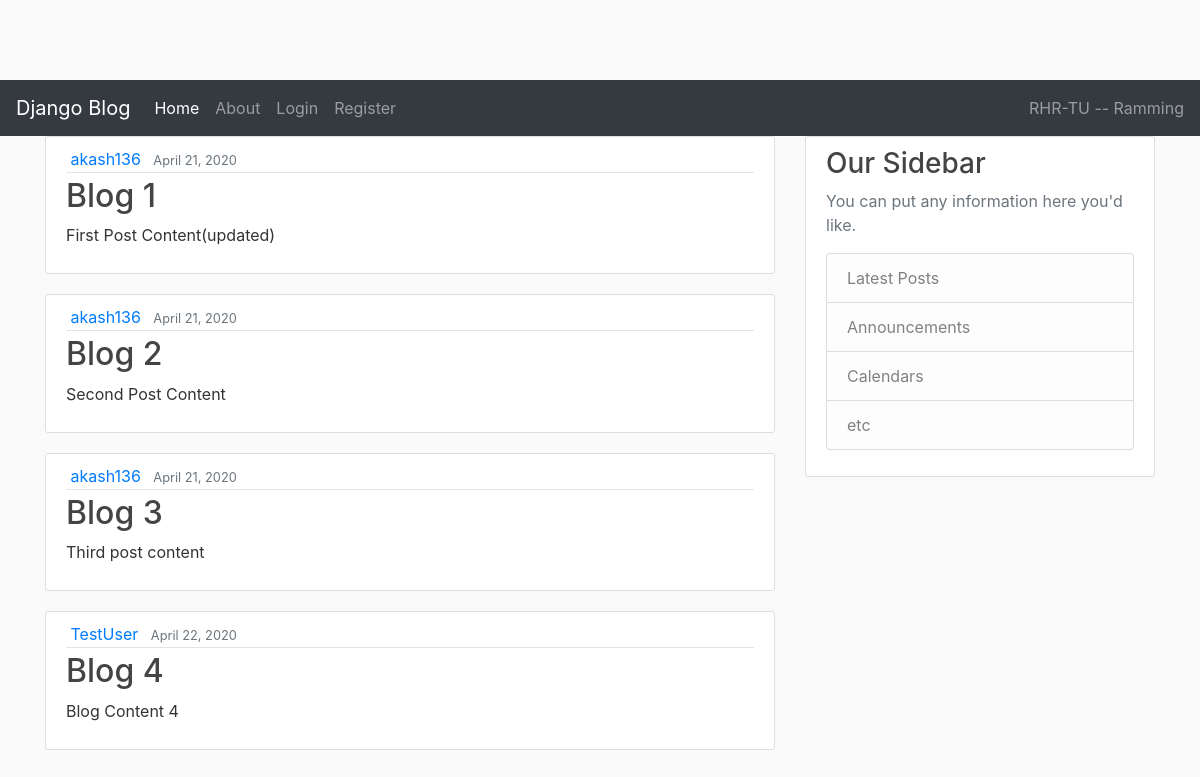
The page / on the database its author committed.
### blog/models.py (models this page shows, shortened)
class Post(models.Model):
    title = models.CharField(max_length=100)
    content = models.TextField()
    date_posted = models.DateTimeField(default=timezone.now)
    author = models.ForeignKey(User, on_delete=models.CASCADE)

### blog/views.py (the view)
# urls.py: path("", views.home, name="blog-home"),
def home(request):
    context = {"posts": Post.objects.all()}
    return render(request, "blog/home.html", context)

### blog/templates/blog/home.html (shortened to what this page needs)
{% extends "blog/base.html" %}
{% load static %}
{% block content %}
    {% for post in posts %}
    <article class="media content-section">
        <div class="media-body">
          <div class="article-metadata">
            <a class="mr-2" href="#">{{ post.author }}</a>
            <small class="text-muted">{{ post.date_posted | date:"F d, Y" }}</small>
          </div>
          <h2><a class="article-title" href="{% url 'detail' post.id %}">{{ post.title }}</a></h2>
          <p class="article-content">{{ post.content }}</p>
        </div>
      </article>
    {% endfor %}
{% endblock content %}

### blog/templates/blog/base.html (shortened to what this page needs)
{% load static %}
<!DOCTYPE html>
<html lang="en">
<head>
    <link rel="stylesheet" href="https://maxcdn.bootstrapcdn.com/bootstrap/4.0.0/css/bootstrap.min.css">
    <link rel="stylesheet" href="{% static 'blog/main.css' %}">
</head>
<body>
    <nav class="navbar navbar-expand-lg navbar-dark bg-dark">
        <a class="navbar-brand" href="{% url 'blog-home' %}">Django Blog</a>
        <div class="collapse navbar-collapse" id="navbarText">
          <ul class="navbar-nav mr-auto">
            <li class="nav-item active">
              <a class="nav-link" href="{% url 'blog-home' %}">Home <span class="sr-only">(current)</span></a>
            </li>
            <li class="nav-item">
              <a class="nav-link" href="{% url 'blog-about' %}">About</a>
            </li>
            {% if user.is_authenticated %}
            <li class="nav-item">
              <a class="nav-link" href="{% url 'profile' %}">Profile</a>
            </li>
            <li class="nav-item">
              <a class="nav-link" href="{% url 'create_post' %}">Create Post</a>
            </li>
            <li class="nav-item">
              <a class="nav-link" href="{% url 'logout' %}">Logout</a>
            </li>
            {% else %}
            <li class="nav-item">
              <a class="nav-link" href="{% url 'login' %}">Login</a>
            </li>
            <li class="nav-item">
              <a class="nav-link" href="{% url 'register' %}">Register</a>
            </li>
            {% endif %}
          </ul>
          <span class="navbar-text">
            RHR-TU -- Ramming
          </span>
        </div>
      </nav>
    <main role="main" class="container">
      <div class="row">
        <div class="col-md-8">
          {% block content %}{% endblock %}
        </div>
        <div class="col-md-4">
          <div class="content-section">
            <h3>Our Sidebar</h3>
            <p class='text-muted'>You can put any information here you'd like.
              <ul class="list-group">
                <li class="list-group-item list-group-item-light">Latest Posts</li>
                <li class="list-group-item list-group-item-light">Announcements</li>
                <li class="list-group-item list-group-item-light">Calendars</li>
                <li class="list-group-item list-group-item-light">etc</li>
              </ul>
            </p>
          </div>
        </div>
      </div>
    </main>
</body>
</html>

### django_project/static/blog/main.css (style rules this page uses)
body { background: #fafafa; color: #333333; margin-top: 5rem; }
h1, h2, h3, h4, h5, h6 { color: #444444; }
ul { margin: 0; }
.content-section { background: #ffffff; padding: 10px 20px; border: 1px solid #dddddd; border-radius: 3px; margin-bottom: 20px; }
.article-title { color: #444444; }
.article-content { white-space: pre-line; }
.article-metadata { padding-bottom: 1px; margin-bottom: 4px; border-bottom: 1px solid #e3e3e3 }

### rows shown on the page
Post: author "akash136", date_posted "April 21, 2020", title "Blog 1", content "First Post Content(updated)"
Post: author "akash136", date_posted "April 21, 2020", title "Blog 2", content "Second Post Content"
Post: author "akash136", date_posted "April 21, 2020", title "Blog 3", content "Third post content"
Post: author "TestUser", date_posted "April 22, 2020", title "Blog 4", content "Blog Content 4"
